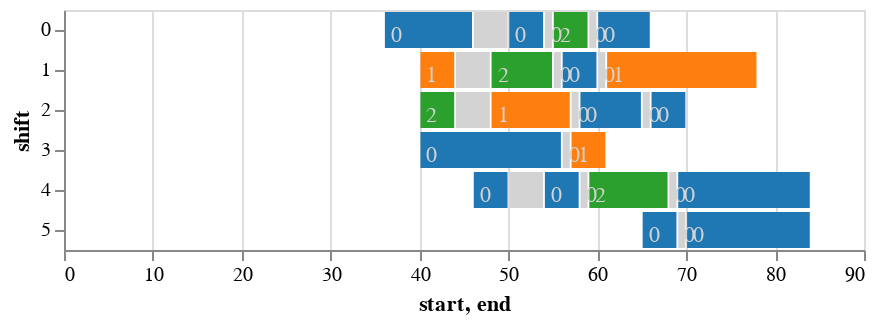
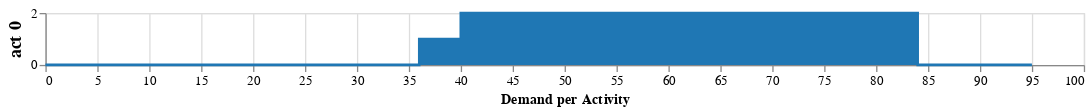

Here is the notebook cell these charts were saved with, in order:
### Code cell
instance_solution_report(instance, rule_set, shift_schedule)

### Figure 1 — Vega-Lite specification as saved in the notebook (floating-point values rounded to 4 significant figures)
{"config": {"view": {"continuousWidth": 400, "continuousHeight": 300}}, "layer": [{"mark": "bar", "encoding": {"color": {"type": "nominal", "field": "id", "legend": null, "scale": {"domain": ["(255, 127, 14)", "lightgrey", "(44, 160, 44)", "(31, 119, 180)"], "range": ["#ff7f0e", "#d3d3d3", "#2ca02c", "#1f77b4"]}}, "x": {"type": "quantitative", "field": "start"}, "x2": {"field": "end"}, "y": {"type": "nominal", "field": "shift"}}}, {"mark": {"type": "text", "color": "white", "dx": 6, "dy": 3}, "encoding": {"color": {"value": "lightgrey"}, "text": {"type": "quantitative", "field": "activity_type"}, "x": {"type": "quantitative", "field": "start"}, "x2": {"field": "end"}, "y": {"type": "nominal", "field": "shift"}}}], "data": {"name": "data-56f9e6ae2fa272f9ffda67834fe84f25"}, "$schema": "https://vega.github.io/schema/vega-lite/v4.8.1.json", "datasets": {"data-56f9e6ae2fa272f9ffda67834fe84f25": [{"shift": 0, "start": 36.1, "end": 45.9, "id": "(31, 119, 180)", "activity_type": 0}, {"shift": 0, "start": 46.1, "end": 49.9, "id": "lightgrey", "activity_type": ""}, {"shift": 0, "start": 50.1, "end": 53.9, "id": "(31, 119, 180)", "activity_type": 0}, {"shift": 0, "start": 54.1, "end": 54.9, "id": "lightgrey", "activity_type": ""}, {"shift": 0, "start": 55.1, "end": 58.9, "id": "(44, 160, 44)", "activity_type": 2}, {"shift": 0, "start": 59.1, "end": 59.9, "id": "lightgrey", "activity_type": ""}, {"shift": 0, "start": 60.1, "end": 65.9, "id": "(31, 119, 180)", "activity_type": 0}, {"shift": 1, "start": 40.1, "end": 43.9, "id": "(255, 127, 14)", "activity_type": 1}, {"shift": 1, "start": 44.1, "end": 47.9, "id": "lightgrey", "activity_type": ""}, {"shift": 1, "start": 48.1, "end": 54.9, "id": "(44, 160, 44)", "activity_type": 2}, {"shift": 1, "start": 55.1, "end": 55.9, "id": "lightgrey", "activity_type": ""}, {"shift": 1, "start": 56.1, "end": 59.9, "id": "(31, 119, 180)", "activity_type": 0}, {"shift": 1, "start": 60.1, "end": 60.9, "id": "lightgrey", "activity_type": ""}, {"shift": 1, "start": 61.1, "end": 77.9, "id": "(255, 127, 14)", "activity_type": 1}, {"shift": 2, "start": 40.1, "end": 43.9, "id": "(44, 160, 44)", "activity_type": 2}, {"shift": 2, "start": 44.1, "end": 47.9, "id": "lightgrey", "activity_type": ""}, {"shift": 2, "start": 48.1, "end": 56.9, "id": "(255, 127, 14)", "activity_type": 1}, {"shift": 2, "start": 57.1, "end": 57.9, "id": "lightgrey", "activity_type": ""}, {"shift": 2, "start": 58.1, "end": 64.9, "id": "(31, 119, 180)", "activity_type": 0}, {"shift": 2, "start": 65.1, "end": 65.9, "id": "lightgrey", "activity_type": ""}, {"shift": 2, "start": 66.1, "end": 69.9, "id": "(31, 119, 180)", "activity_type": 0}, {"shift": 3, "start": 40.1, "end": 55.9, "id": "(31, 119, 180)", "activity_type": 0}, {"shift": 3, "start": 56.1, "end": 56.9, "id": "lightgrey", "activity_type": ""}, {"shift": 3, "start": 57.1, "end": 60.9, "id": "(255, 127, 14)", "activity_type": 1}, {"shift": 4, "start": 46.1, "end": 49.9, "id": "(31, 119, 180)", "activity_type": 0}, {"shift": 4, "start": 50.1, "end": 53.9, "id": "lightgrey", "activity_type": ""}, {"shift": 4, "start": 54.1, "end": 57.9, "id": "(31, 119, 180)", "activity_type": 0}, {"shift": 4, "start": 58.1, "end": 58.9, "id": "lightgrey", "activity_type": ""}, {"shift": 4, "start": 59.1, "end": 67.9, "id": "(44, 160, 44)", "activity_type": 2}, {"shift": 4, "start": 68.1, "end": 68.9, "id": "lightgrey", "activity_type": ""}, {"shift": 4, "start": 69.1, "end": 83.9, "id": "(31, 119, 180)", "activity_type": 0}, {"shift": 5, "start": 65.1, "end": 68.9, "id": "(31, 119, 180)", "activity_type": 0}, {"shift": 5, "start": 69.1, "end": 69.9, "id": "lightgrey", "activity_type": ""}, {"shift": 5, "start": 70.1, "end": 83.9, "id": "(31, 119, 180)", "activity_type": 0}]}}

### Figure 2 — Vega-Lite specification as saved in the notebook (floating-point values rounded to 4 significant figures)
{"config": {"view": {"continuousWidth": 400, "continuousHeight": 300}}, "layer": [{"data": {"name": "data-2f5ae8517dfea3c1cbe581a45737f8e2"}, "mark": {"type": "line", "interpolate": "step-after"}, "encoding": {"color": {"value": "#1f77b4"}, "x": {"type": "quantitative", "axis": {"tickMinStep": 1, "title": "Demand per Activity"}, "field": "x"}, "y": {"type": "quantitative", "axis": {"tickMinStep": 1, "titleFontSize": 14}, "field": "act 0"}}, "height": 40, "width": 800}, {"data": {"name": "data-2f5ae8517dfea3c1cbe581a45737f8e2"}, "mark": {"type": "area", "interpolate": "step-after"}, "encoding": {"color": {"value": "#1f77b4"}, "x": {"type": "quantitative", "axis": {"tickMinStep": 1, "title": "Demand per Activity"}, "field": "x"}, "y": {"type": "quantitative", "axis": {"tickMinStep": 1, "titleFontSize": 14}, "field": "act 0"}}, "height": 40, "width": 800}], "$schema": "https://vega.github.io/schema/vega-lite/v4.8.1.json", "datasets": {"data-2f5ae8517dfea3c1cbe581a45737f8e2": [{"x": 0, "act 0": 0}, {"x": 1, "act 0": 0}, {"x": 2, "act 0": 0}, {"x": 3, "act 0": 0}, {"x": 4, "act 0": 0}, {"x": 5, "act 0": 0}, {"x": 6, "act 0": 0}, {"x": 7, "act 0": 0}, {"x": 8, "act 0": 0}, {"x": 9, "act 0": 0}, {"x": 10, "act 0": 0}, {"x": 11, "act 0": 0}, {"x": 12, "act 0": 0}, {"x": 13, "act 0": 0}, {"x": 14, "act 0": 0}, {"x": 15, "act 0": 0}, {"x": 16, "act 0": 0}, {"x": 17, "act 0": 0}, {"x": 18, "act 0": 0}, {"x": 19, "act 0": 0}, {"x": 20, "act 0": 0}, {"x": 21, "act 0": 0}, {"x": 22, "act 0": 0}, {"x": 23, "act 0": 0}, {"x": 24, "act 0": 0}, {"x": 25, "act 0": 0}, {"x": 26, "act 0": 0}, {"x": 27, "act 0": 0}, {"x": 28, "act 0": 0}, {"x": 29, "act 0": 0}, {"x": 30, "act 0": 0}, {"x": 31, "act 0": 0}, {"x": 32, "act 0": 0}, {"x": 33, "act 0": 0}, {"x": 34, "act 0": 0}, {"x": 35, "act 0": 0}, {"x": 36, "act 0": 1}, {"x": 37, "act 0": 1}, {"x": 38, "act 0": 1}, {"x": 39, "act 0": 1}, {"x": 40, "act 0": 2}, {"x": 41, "act 0": 2}, {"x": 42, "act 0": 2}, {"x": 43, "act 0": 2}, {"x": 44, "act 0": 2}, {"x": 45, "act 0": 2}, {"x": 46, "act 0": 2}, {"x": 47, "act 0": 2}, {"x": 48, "act 0": 2}, {"x": 49, "act 0": 2}, {"x": 50, "act 0": 2}, {"x": 51, "act 0": 2}, {"x": 52, "act 0": 2}, {"x": 53, "act 0": 2}, {"x": 54, "act 0": 2}, {"x": 55, "act 0": 2}, {"x": 56, "act 0": 2}, {"x": 57, "act 0": 2}, {"x": 58, "act 0": 2}, {"x": 59, "act 0": 2}, {"x": 60, "act 0": 2}, {"x": 61, "act 0": 2}, {"x": 62, "act 0": 2}, {"x": 63, "act 0": 2}, {"x": 64, "act 0": 2}, {"x": 65, "act 0": 2}, {"x": 66, "act 0": 2}, {"x": 67, "act 0": 2}, {"x": 68, "act 0": 2}, {"x": 69, "act 0": 2}, {"x": 70, "act 0": 2}, {"x": 71, "act 0": 2}, {"x": 72, "act 0": 2}, {"x": 73, "act 0": 2}, {"x": 74, "act 0": 2}, {"x": 75, "act 0": 2}, {"x": 76, "act 0": 2}, {"x": 77, "act 0": 2}, {"x": 78, "act 0": 2}, {"x": 79, "act 0": 2}, {"x": 80, "act 0": 2}, {"x": 81, "act 0": 2}, {"x": 82, "act 0": 2}, {"x": 83, "act 0": 2}, {"x": 84, "act 0": 0}, {"x": 85, "act 0": 0}, {"x": 86, "act 0": 0}, {"x": 87, "act 0": 0}, {"x": 88, "act 0": 0}, {"x": 89, "act 0": 0}, {"x": 90, "act 0": 0}, {"x": 91, "act 0": 0}, {"x": 92, "act 0": 0}, {"x": 93, "act 0": 0}, {"x": 94, "act 0": 0}, {"x": 95, "act 0": 0}]}}
